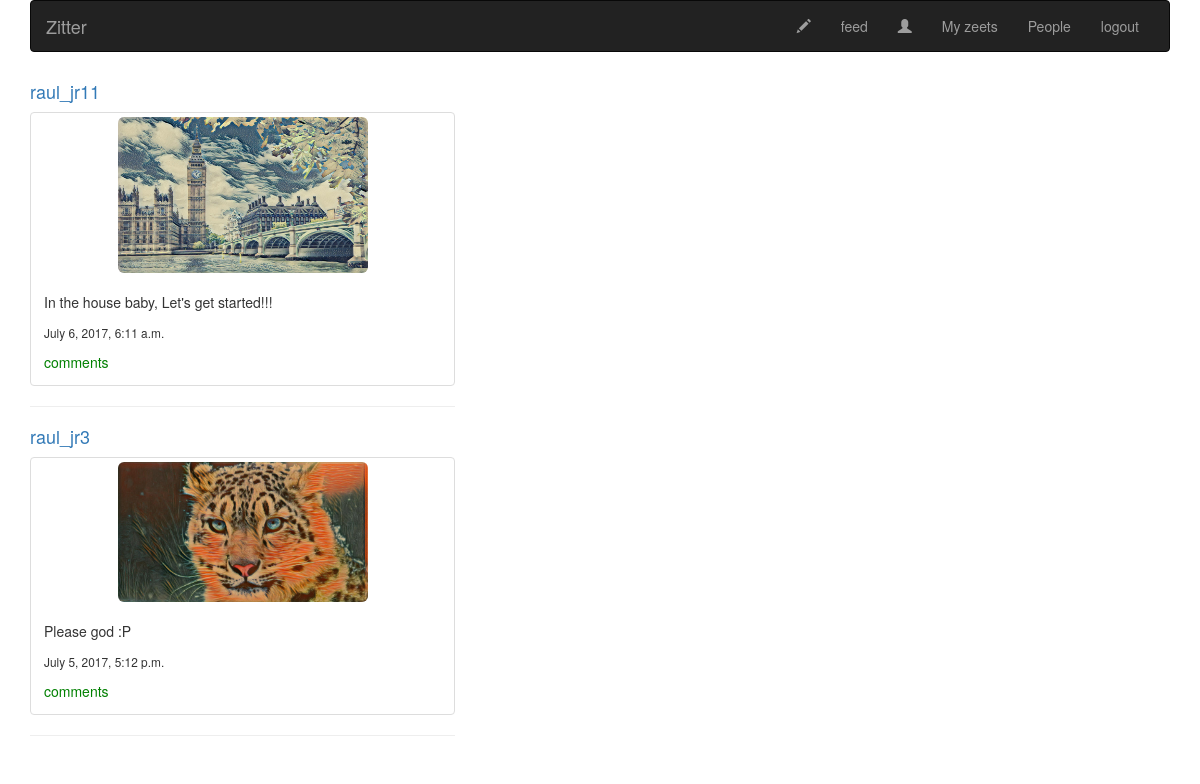
The app's page /feed/ (signed in), older data.
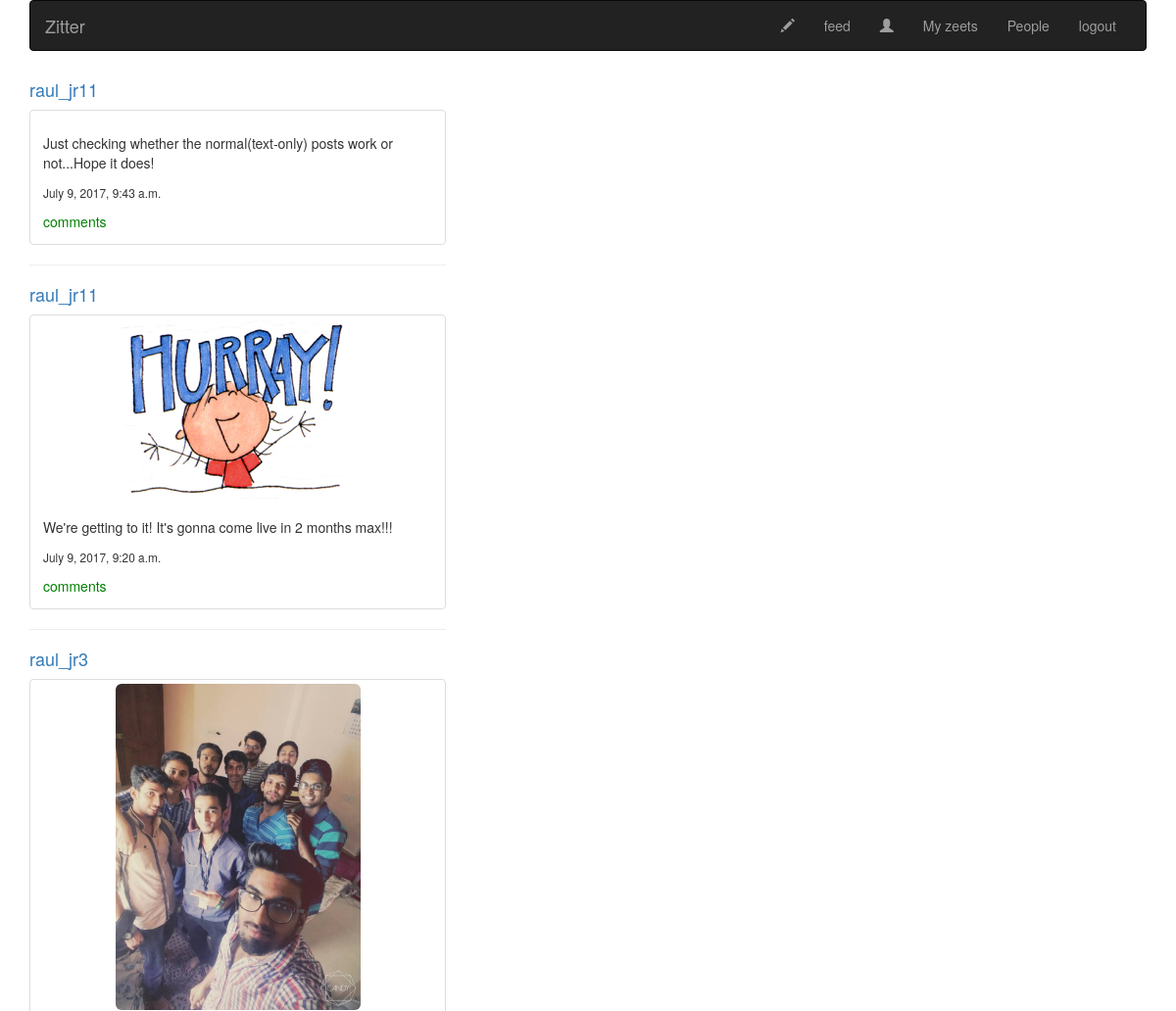
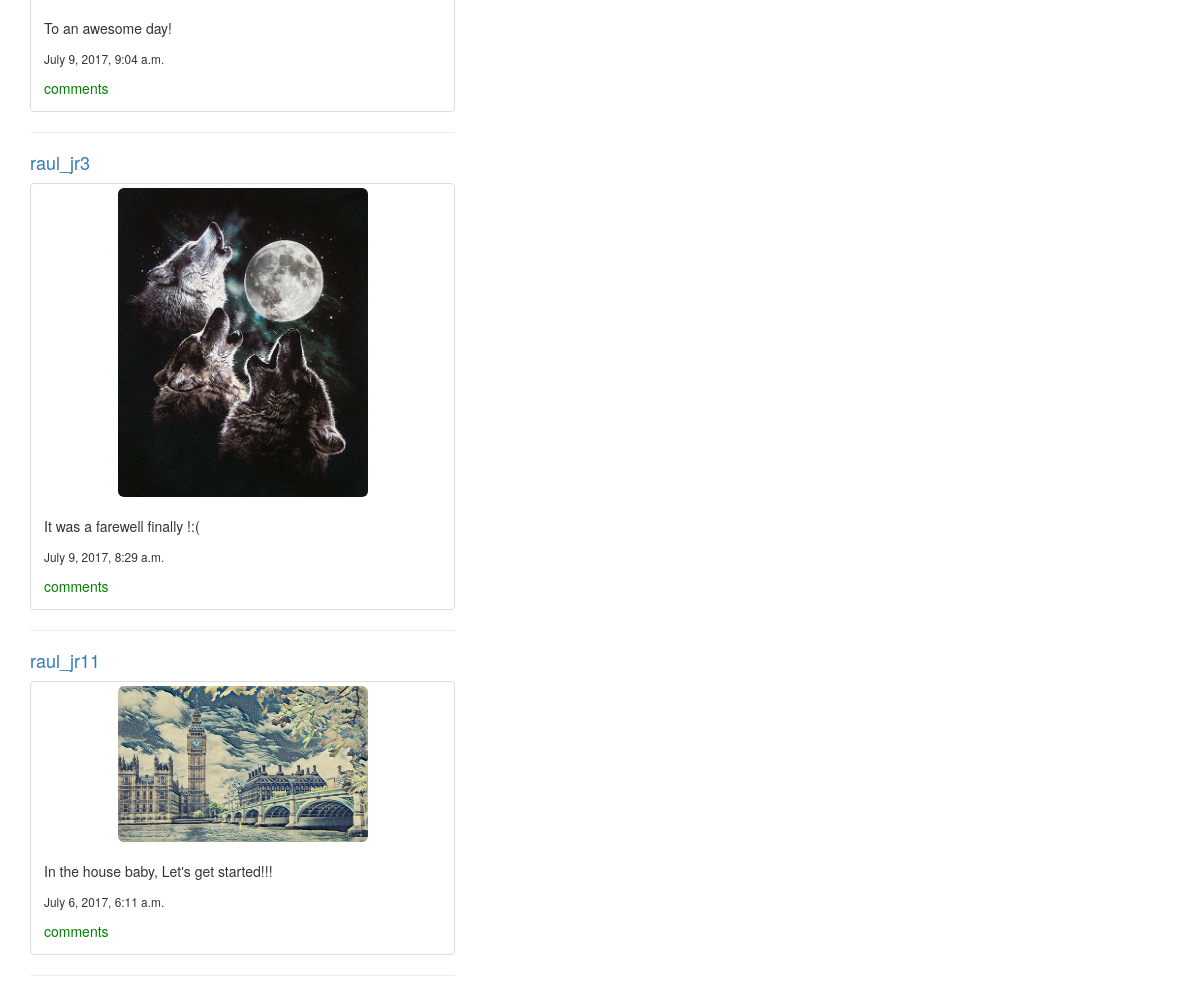
The same page, newer data (2 pictures, top to bottom).
### zeets/models.py (models this page shows, shortened)
class Zeet(models.Model):
	zeeter = models.ForeignKey(settings.AUTH_USER_MODEL, related_name = 'zeets_created')
	body = models.CharField(max_length = 140, help_text = "140 characters only :P")
	created = models.DateTimeField(auto_now = True)
	image = models.ImageField(blank = True, upload_to = '%Y/%m/%d/images/')
	class Meta:
		ordering = ['-created']

### zeets/views.py (the view)
# urls.py: url(r'^feed/$', views.feed, name = 'feed'),
@login_required
def feed(request):
	zeets = Zeet.objects.all()
	return render(request, 'zeets/feed.html', {'zeets':zeets})

### zeets/templates/zeets/feed.html (shortened to what this page needs)
{% extends "base.html" %}
{% load static %}
{% load crispy_forms_tags %}
{% block content %}
<div class="row">
<div class="col-md-7">
	{% if zeets %}
		{% for zeet in zeets %}
				<h4><a href="{% url "account:user_detail" zeet.zeeter %}">{{ zeet.zeeter.profile.image.url }}{{ zeet.zeeter }}</a></h4>
				<div class="thumbnail">
					{% if zeet.image %}
						<img src="{{ zeet.image.url }}" class="img-rounded" width="250" height="250">
					{% endif %}
					<div class="caption">
					    <p>{{ zeet.body|linebreaks }}</p>
						<p><small>{{ zeet.created }}</small></p>
						<a href="{% url "zeets:comment" zeet.pk %}" style="color:green;">comments</a>
					</div>
				</div><hr>
		{% endfor %}
	{% else %}
		<p>No zeets yet. Start zeeting <a href="{% url "zeets:post" %}">here</a>.</p>
	{% endif %}
</div>
</div>
{% endblock %}

### zeets/templates/base.html (shortened to what this page needs)
{% load static %}
{% load crispy_forms_tags %}
<!DOCTYPE html>
<html>
<head>
	<link rel="stylesheet" href="https://maxcdn.bootstrapcdn.com/bootstrap/3.3.7/css/bootstrap.min.css">
</head>
<body>
	<div class="container">
		<nav class="navbar navbar-inverse">
		  <div class="container-fluid">
		    <div class="navbar-header">
		      {% if request.user.is_authenticated %}
		      	<a class="navbar-brand" href="{% url "zeets:feed" %}">Zitter</a>
		      {% else %}
		      	<a class="navbar-brand" href="{% url "account:login" %}">Zitter</a>
		      {% endif %}
		    </div>
		    <div class="collapse navbar-collapse" id="myNavbar">
		      <ul class="nav navbar-nav navbar-right">
		      	{% if request.user.is_authenticated %}
		      		<li><a href="{% url "zeets:post" %}"><span class="glyphicon glyphicon-pencil"></span></a></li>
		      		<li><a href="{% url "zeets:feed" %}">feed</a></li>
		      		<li><a href="{% url "account:dashboard" %}"><span class="glyphicon glyphicon-user"></span>
		      		<li><a href="{% url "zeets:home" %}">My zeets</a></li>
		        	<li><a href="{% url "account:users_list" %}">People</a></li>
		      		<li><a href="{% url "account:logout_then_login" %}">logout</a></li>
		      	{% else %}
		      		<li><a href="{% url "account:register" %}"><span class="glyphicon glyphicon-user"></span> Sign Up</a></li>
		        	<li><a href="{% url "account:login" %}"><span class="glyphicon glyphicon-log-in"></span> Login</a></li>
		      	{% endif %}
		      </ul>
		    </div>
		  </div>
		</nav>
		<div class="row">
			<div class="col-md-8">
				{% block content %}
				{% endblock %}
			</div>
			<div class="col-md-4">
			</div>
		</div>
	</div>
</body>
</html>

Row changes from the older to the newer data that the page shows:
removed Zeet: zeeter "raul_jr3", image (picture), body "Please god :P", created "July 5, 2017, 5:12 p.m."
added Zeet: zeeter "raul_jr11", body "Just checking whether the normal(text-only) posts work or not...Hope it does!", created "July 9, 2017, 9:43 a.m."
added Zeet: zeeter "raul_jr11", image (picture), body "We're getting to it! It's gonna come live in 2 months max!!!", created "July 9, 2017, 9:20 a.m."
added Zeet: zeeter "raul_jr3", image (picture), body "To an awesome day!", created "July 9, 2017, 9:04 a.m."
added Zeet: zeeter "raul_jr3", image (picture), body "It was a farewell finally !:(", created "July 9, 2017, 8:29 a.m."
